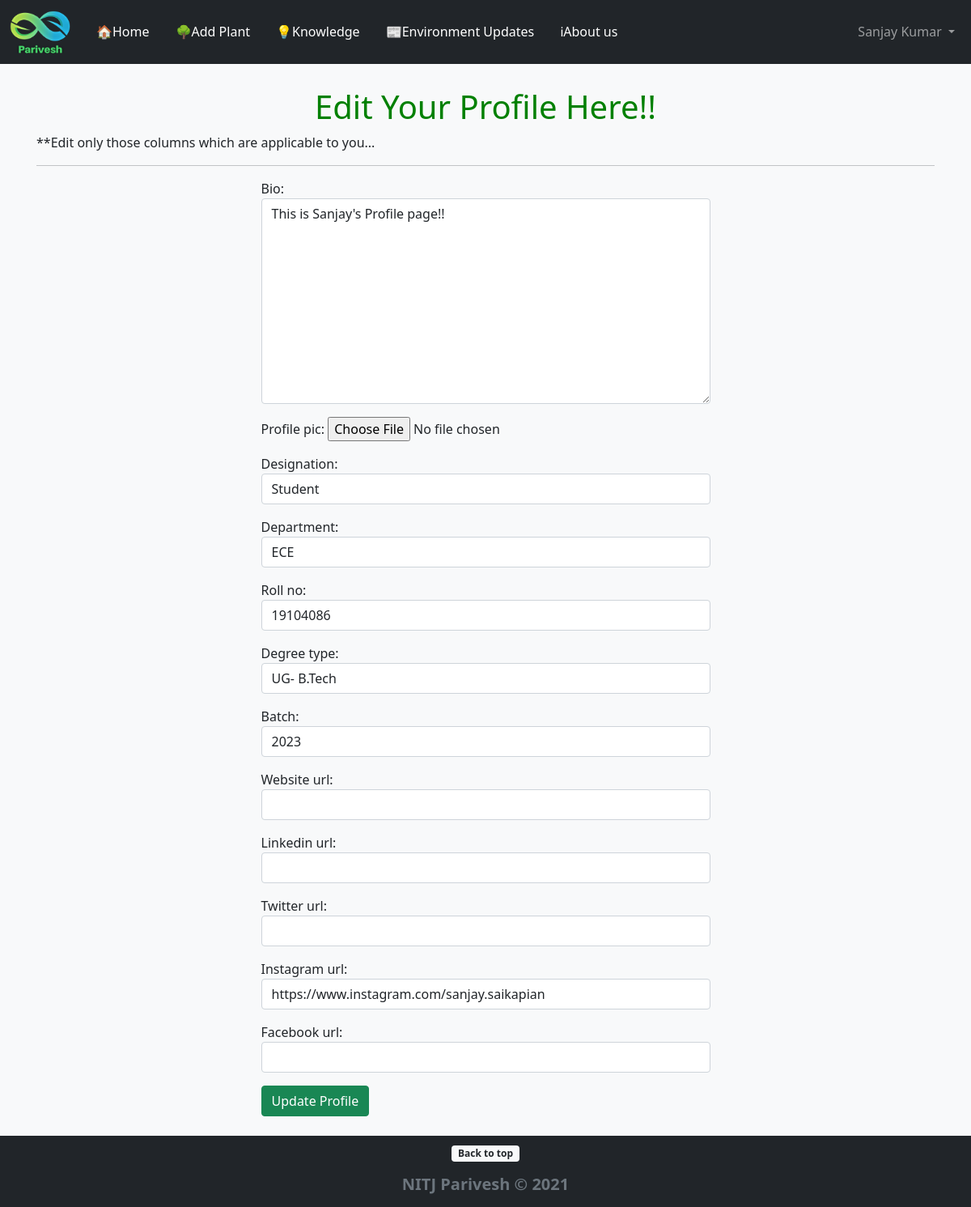
Page /Members/3/edit-profile-page (signed in) on the earlier database version.
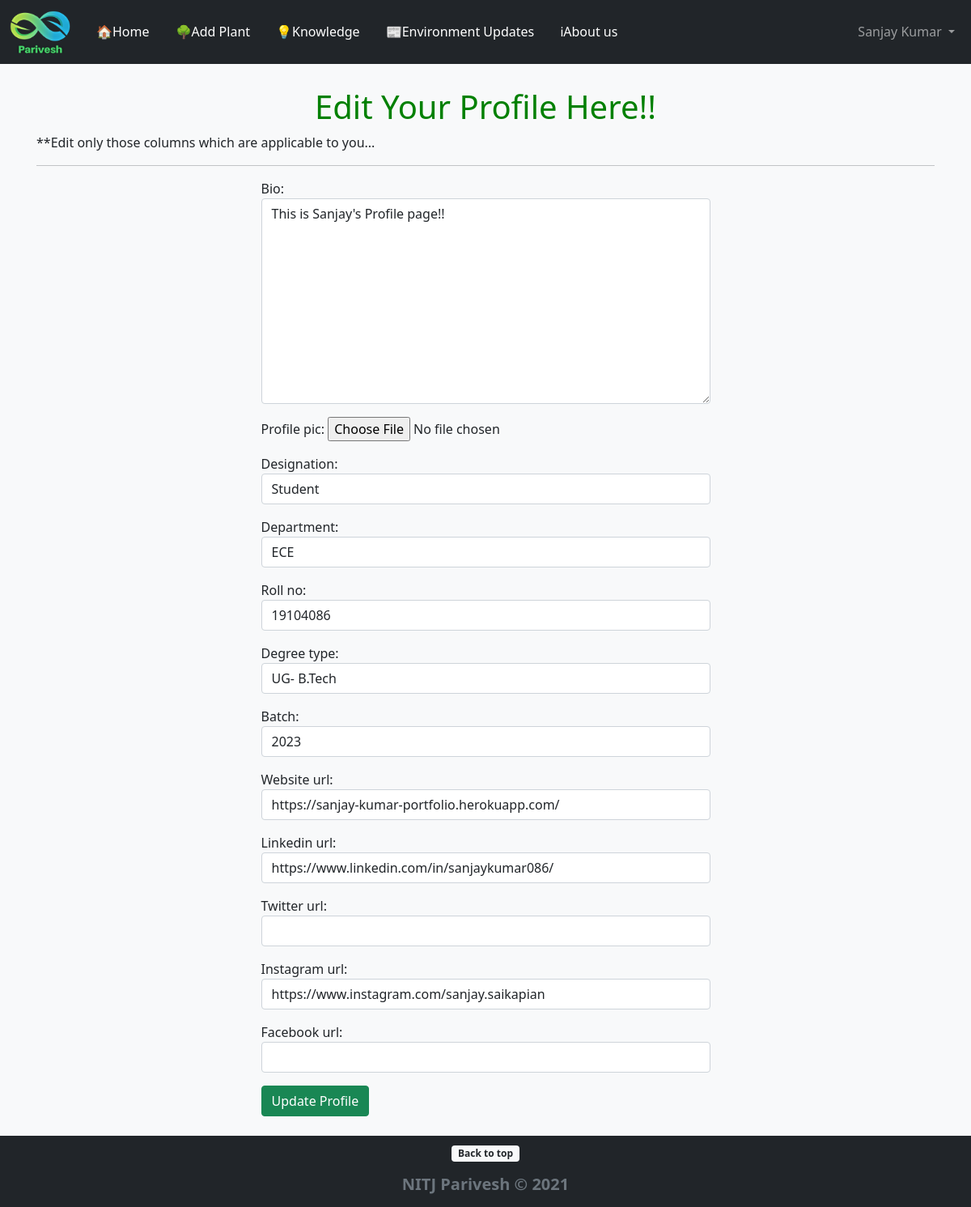
Same page on the later database version.
### PariveshApp/models.py (models this page shows, shortened)
class Profile(models.Model):
    user = models.OneToOneField(User, null=True, on_delete=models.CASCADE)
    bio = models.TextField()
    profile_pic = models.ImageField(null=True,blank=True, upload_to="profile_pics")
    designation = models.CharField(max_length=255)
    department = models.CharField(max_length=255)
    roll_no = models.CharField(max_length=255,null=True,blank=True)
    degree_type = models.CharField(max_length=255,null=True,blank=True)
    batch = models.CharField(max_length=255,null=True,blank=True)
    website_url = models.URLField(null=True, blank=True)
    facebook_url = models.URLField(null=True, blank=True)
    instagram_url = models.URLField(null=True, blank=True)
    linkedin_url = models.URLField(null=True, blank=True)
    twitter_url = models.URLField(null=True, blank=True)

### Members/views.py (the view)
# urls.py: path('<int:pk>/edit-profile-page',EditProfilePageView.as_view(), name="edit-profile-page"),
class EditProfilePageView(generic.UpdateView):
    model = Profile
    form_class = EditProfilePageForm
    template_name = 'registration/edit_profile_page.html'
    success_url = reverse_lazy('home')

### Members/templates/registration/edit_profile_page.html (shortened to what this page needs)
{% extends 'base.html' %}
{% block content %}
<div class="container">
    {% if user.is_authenticated %}
    {% if user.id == profile.user.id %}
        <h1 class="mt-5 text-center" style="color: green;">Edit Your Profile Here!!</h1>
        <p>**Edit only those columns which are applicable to you...</p>
        <hr/>
        <div class="d-grid gap-2 col-6 mx-auto form-group">
            <form method="POST" enctype="multipart/form-data">
                {{ form.as_p }}
                <button class="btn btn-success">Update Profile</button>
            </form>
        </div>
        <br/>
    {% else %}
        <h1 class="mt-5">Sorry :(</h1>
        <hr/>
        <h5>You're not allowed to edit others's profile page!</h5>
    {% endif %}
    {% else %}
        <h1 class="mt-5">Sorry :(</h1>
        <hr/>
        <h5>You're not logged-in to access this page!</h5>
    {% endif %}
</div>
{% endblock %}

Differences in the rows shown:
changed Profile "This is Sanjay's Profile page!!": website_url (not shown) → "https://sanjay-kumar-portfolio.herokuapp.com/"; linkedin_url (not shown) → "https://www.linkedin.com/in/sanjaykumar086/"
